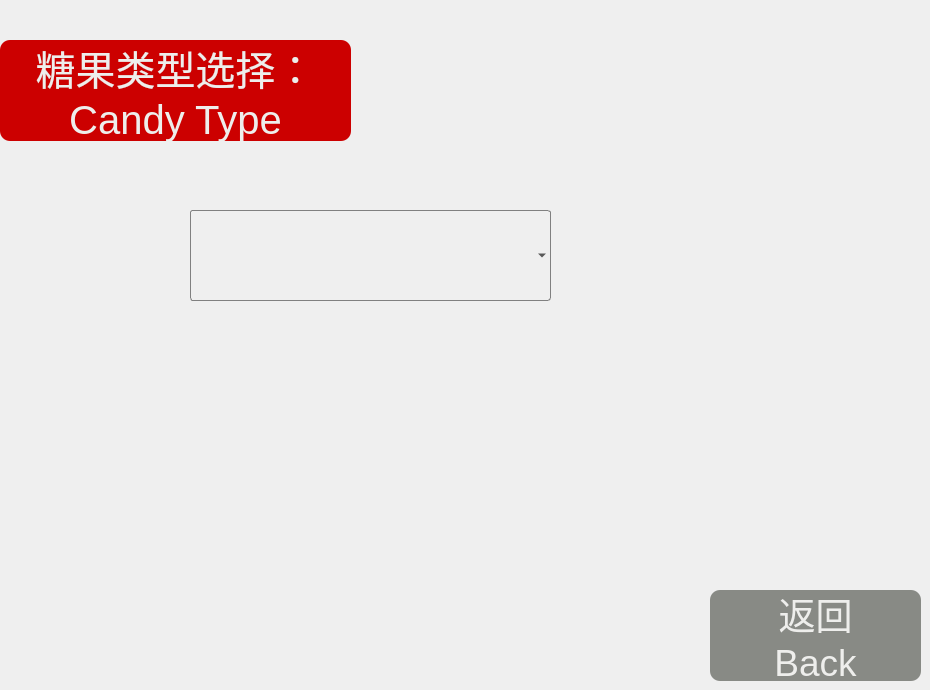
   <widget class="QWidget" name="tab_123">
    <attribute name="title">
     <string>tab_6</string>
    </attribute>
    <widget class="QLabel" name="label_6_1">
     <property name="geometry">
      <rect>
       <x>0</x>
       <y>40</y>
       <width>351</width>
       <height>101</height>
      </rect>
     </property>
     <property name="font">
      <font>
       <pointsize>30</pointsize>
      </font>
     </property>
     <property name="styleSheet">
      <string notr="true">color: rgb(238, 238, 236);
background-color: rgb(204, 0, 0);
border-radius:10px;</string>
     </property>
     <property name="text">
      <string>糖果类型选择：
Candy Type</string>
     </property>
     <property name="alignment">
      <set>Qt::AlignCenter</set>
     </property>
    </widget>
    <widget class="QPushButton" name="btn_Tab6_3">
     <property name="geometry">
      <rect>
       <x>710</x>
       <y>590</y>
       <width>211</width>
       <height>91</height>
      </rect>
     </property>
     <property name="font">
      <font>
       <pointsize>28</pointsize>
      </font>
     </property>
     <property name="styleSheet">
      <string notr="true">color: rgb(238, 238, 236);
background-color: rgb(136, 138, 133);
border-radius:10px;</string>
     </property>
     <property name="text">
      <string>返回
Back</string>
     </property>
    </widget>
    <widget class="QComboBox" name="candy_select_box">
     <property name="geometry">
      <rect>
       <x>190</x>
       <y>210</y>
       <width>361</width>
       <height>91</height>
      </rect>
     </property>
     <property name="styleSheet">
      <string notr="true">QComboBox
{
 border: 1px solid gray; 
 border-radius: 3px; 
 padding: 1px 18px 1px 3px; 
 color: #000;
 font: normal normal 25px &quot;Microsoft YaHei&quot;;
 background: transparent;
}
QCombox::drop-down
{
width:100px;
border:none;
}</string>
     </property>
    </widget>
   </widget>
